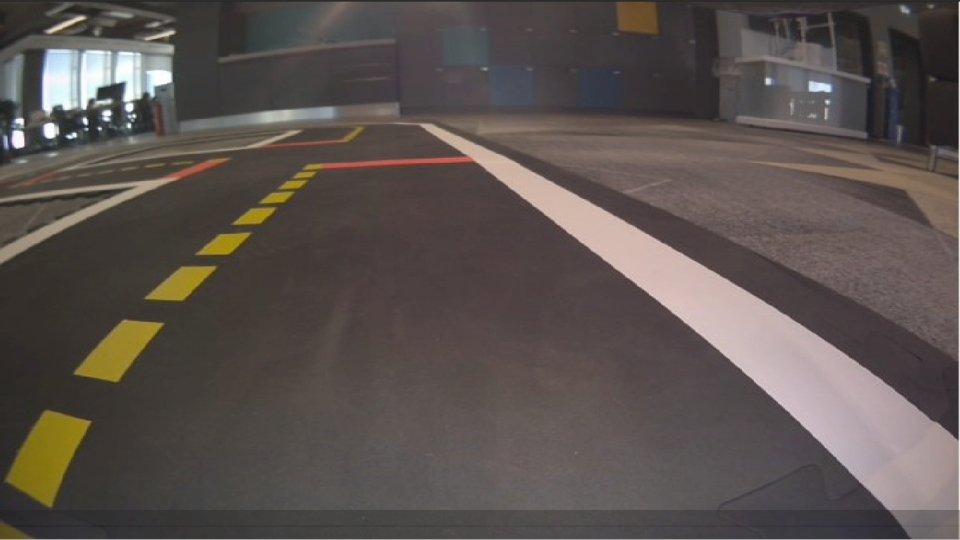
#> input picture data/poza1.jpg, 960 x 540 px, found by its file name
$ jupyter execute --allow-errors Self-driving-car.ipynb   (shell and % lines are left out)
#> lines starting #> are read from the running program, lines starting #| are printed output that depends on the picture; after the words box and inside, x2 and y2 are one past the last pixel; in counts of white or black regions, pixels touching at a corner belong together
[cell 1]
print("Hello world!")

[cell 2]
import matplotlib.pyplot as plt
import matplotlib.image as mpimg
import numpy as np
import cv2

#preiau imaginea
image = mpimg.imread('/home/andrei/Documents/Line_following_grayscale/data/poza1.jpg')
#> image is the input picture: shape (540, 960, 3); mean R, G, B 91, 82.8, 79.1
plt.imshow(image)

color_select = np.copy(image)
#Decid de la ce culoare vreau sa fac totul negru
red_threshold = 130
green_threshold = 130
blue_threshold = 130

rgb_threshold = [red_threshold,green_threshold,blue_threshold]

thresholds = (image[:,:,0] < rgb_threshold[0]) \
            | (image[:,:,1] < rgb_threshold[1]) \
            | (image[:,:,2] < rgb_threshold[2])
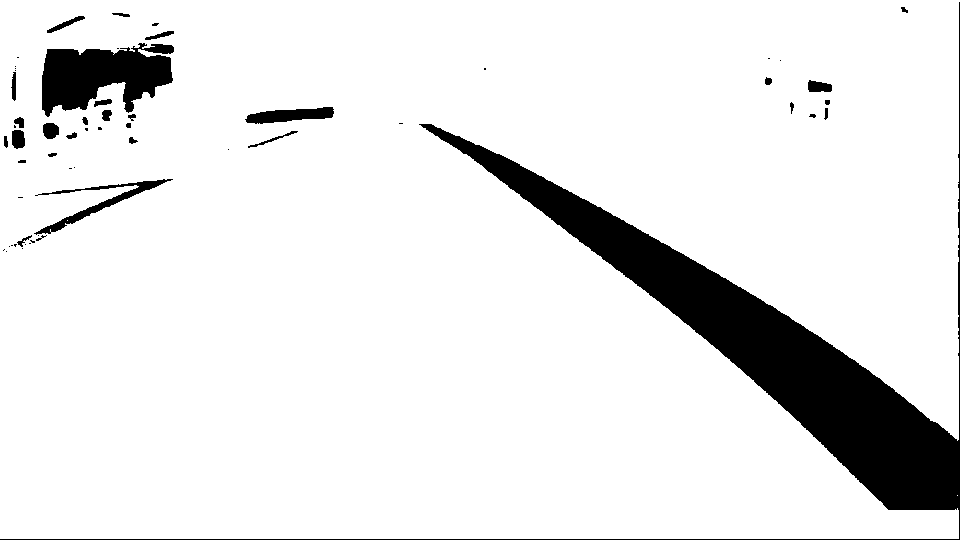
#> thresholds: shape (540, 960) bool; 90.7% white; 58 black regions (27 under 20 px), largest, box (x1, y1, x2, y2) and area: (0, 2, 960, 540) 37608, (42, 43, 174, 117) 6279, (34, 179, 173, 235) 1186
color_select[thresholds] = [0,0,0]
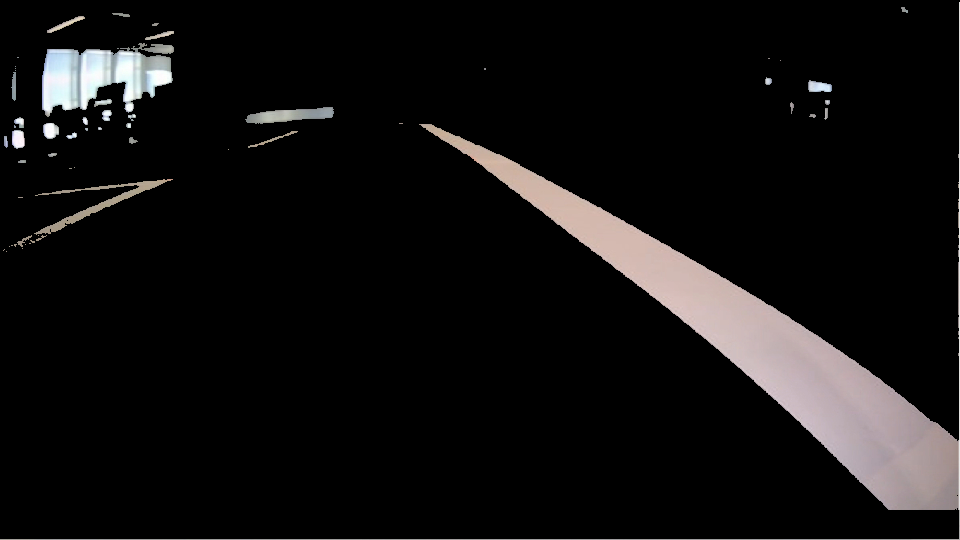
#> color_select: shape (540, 960, 3); mean R, G, B 17.8, 16.6, 16.6

[cell 3]
#Functia care afiseaza doua imagini pentru a face comparatii
def display_image(input_image,output_image):
    fig = plt.figure()
    a = fig.add_subplot(1, 2, 1)
    imgplot = plt.imshow(input_image, cmap='gray')
    a.set_title('Input image')

    a = fig.add_subplot(1, 2, 2)
    imgplot = plt.imshow(output_image, cmap='gray')
    imgplot.set_clim(0.0, 0.7)
    a.set_title('Output image')
    return a

display_image(image, color_select)
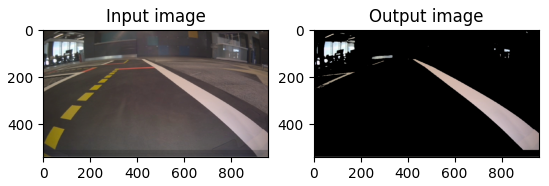
#> figure drawn by matplotlib, 2 panels

[cell 4]
#Transform imaginea din 3 canale de culoare intr-unul singur
def grayscale(img):
    return cv2.cvtColor(img, cv2.COLOR_RGB2GRAY)

gray = grayscale(color_select)
plt.imshow(gray,cmap='gray')

[cell 5]
#Gaussian blur
# [4 lines left out: function gaussian_blur, not called in this run]

kernel_size = 3
dilated_gray = cv2.dilate(gray, (kernel_size, kernel_size))
blur_gray = cv2.GaussianBlur(dilated_gray,(kernel_size, kernel_size),0)
plt.imshow(blur_gray,cmap='gray')

[cell 6]
#Aplic algoritmul de Canny Edge Detection
def canny(img, low_threshold, high_threshold):
#> called with low_threshold = 0, high_threshold = 0
    return cv2.Canny(img, low_threshold, high_threshold)
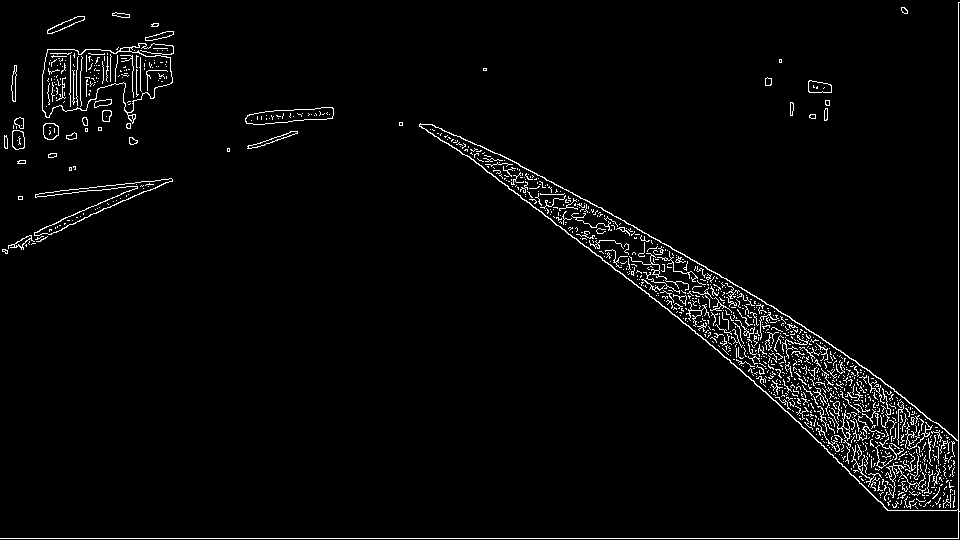
#> returned value: shape (540, 960); 2.9% white in thin lines or dots

edges = canny(blur_gray, 0, 0)
plt.imshow(edges,cmap='gray')

[cell 7]
#Marchez zona de interes al liniilor
def region_of_interest(img, vertices):
    mask = np.zeros_like(img)

    #defining a 3 channel or 1 channel color to fill the mask with depending on the input image
    if len(img.shape) > 2:
        channel_count = img.shape[2]  # i.e. 3 or 4 depending on your image
        ignore_mask_color = (255,) * channel_count
    else:
        ignore_mask_color = 255
    cv2.fillPoly(mask, vertices, ignore_mask_color)

    #returning the image only where mask pixels are nonzero
    masked_image = cv2.bitwise_and(img, mask)
    return masked_image

imshape = image.shape
#> imshape = (540, 960, 3)
h,w = imshape[:2]
#> h = 540; w = 960
print(h,w)
#| 540 960
vertex = 9*h/8
#> vertex = 607.5
wstep = w/16
#> wstep = 60
hstep = h/16
#> hstep = 33.75

tbl = (wstep,h)
#> tbl = (60, 540)
ttm = (w/2,vertex)
#> ttm = (480, 607.5)
tbr = (w-wstep,h)
#> tbr = (900, 540)

bbr = (w-3*wstep,h)
#> bbr = (780, 540)
btm = (w/2,vertex+hstep)
bbl = (3*wstep,h)
print(tbl, ttm, tbr, bbr, btm, bbl)
#| (60.0, 540) (480.0, 607.5) (900.0, 540) (780.0, 540) (480.0, 641.25) (180.0, 540)
vertices = np.array([[tbl, ttm, tbr, bbr, btm, bbl]], dtype=np.int32)
masked_edges = region_of_interest(edges, vertices)
#> in region_of_interest, `cv2.fillPoly(mask, vertices, ignore_mask_color)`: mask: shape (540, 960); every value is 0
plt.imshow(masked_edges,cmap='gray')

[cell 8]
#Transformata lui Hough
def hough_lines(img, rho, theta, threshold, min_line_len, max_line_gap):

#> called with rho = 1, theta = 0.0175, threshold = 40, min_line_len = 20, max_line_gap = 40
    lines = cv2.HoughLinesP(img, rho, theta, threshold, np.array([]), minLineLength=min_line_len,
                            maxLineGap=max_line_gap)
#> lines = None
    return lines

#distanta dintre pixeli
rho = 1
#unghiul dintre radiani
theta = np.pi/180
threshold = 40
#numarul minim de pixeli care fac o linie
min_line_length = 20
#numarul maxim de pixeli care despart o linie
max_line_gap=40

lines = hough_lines(masked_edges,rho,theta,threshold,min_line_length,max_line_gap)

[cell 9]
#Desenarea liniilor
def draw_lines(img, lines, ytop, ybot, color=[255, 0, 0], thickness=10, ls=-0.65, rs=0.65, dm=0.15):
    """
    NOTE: this is the function you might want to use as a starting point once you want to
    average/extrapolate the line segments you detect to map out the full
    extent of the lane (going from the result shown in raw-lines-example.mp4
    to that shown in P1_example.mp4).

    Think about things like separating line segments by their
    slope ((y2-y1)/(x2-x1)) to decide which segments are part of the left
    line vs. the right line.  Then, you can average the position of each of
    the lines and extrapolate to the top and bottom of the lane.

    This function draws `lines` with `color` and `thickness`.
    Lines are drawn on the image inplace (mutates the image).
    If you want to make the lines semi-transparent, think about combining
    this function with the weighted_img() function below
    """
    global frame_no
    global left_lane
    global right_lane

    # Segmenting the lines
    left_lines, right_lines = line_segment(lines, ls, rs, dm)

    # average the lines, average with prior lane, and draw
    if left_lines.size is not 0:
        if frame_no is 0:
            left_lane = avg_lines(img, left_lines, ytop, ybot)
        else:
            prior_left_lane = left_lane
            new_left_lane = avg_lines(img, left_lines, ytop, ybot)
            left_lane = np.round(np.average(np.vstack((prior_left_lane, new_left_lane)), axis=0)).astype(int)
    if right_lines.size is not 0:
        if frame_no is 0:
            right_lane = avg_lines(img, right_lines, ytop, ybot)
        else:
            prior_right_lane = right_lane
            new_right_lane = avg_lines(img, right_lines, ytop, ybot)
            right_lane = np.round(np.average(np.vstack((prior_right_lane, new_right_lane)), axis=0)).astype(int)

    # draw the lanes; if a new lane was not properly calculated, use the prior lane
    x1, y1, x2, y2 = left_lane
    cv2.line(img, (x1, y1), (x2, y2), color, thickness)
    x1, y1, x2, y2 = right_lane
    cv2.line(img, (x1, y1), (x2, y2), color, thickness)

def line_segment(lines, ls, rs, dm):

    global frame_no
    # Set slope based on the last lane
    if frame_no is not 0:
        ls = (left_lane[3] - left_lane[1])/(left_lane[2] - left_lane[0])
        rs = (right_lane[3] - right_lane[1])/(right_lane[2] - right_lane[0])
    # Calculate slopes of all lines
    # m = (y2 - y1)/(x2 - x1)
    slopes = (lines[:,:,3] - lines[:,:,1])/(lines[:,:,2] - lines[:,:,0])

    # lane selector
    left = [(slopes<ls+dm) & (slopes>ls-dm)]
    right = [(slopes<rs+dm) & (slopes>rs-dm)]

    return lines[left], lines[right]

# [17 lines left out: function avg_lines, not called in this run]

[cell 10]
frame_no = 0
left_lane = [0,0,0,0]
right_lane = [0,0,0,0]
lanes = np.zeros((h, w, 3), dtype=np.uint8)
ytop = np.round(19*h/32).astype(int)
ybot = h
#> (the rest of this cell did not finish here and is left out)

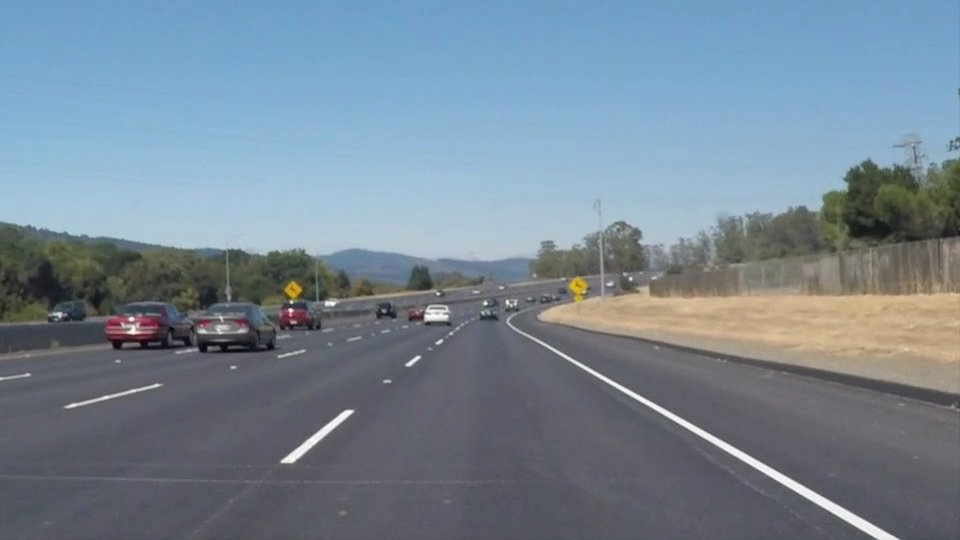
#> input picture test_images/solidWhiteCurve.jpg, 960 x 540 px, found by its file name
#> further down, image is the input picture: shape (540, 960, 3); mean R, G, B 118.5, 134.5, 148.1
#> `gray = cv2.cvtColor(image,cv2.COLOR_RGB2GRAY)`:
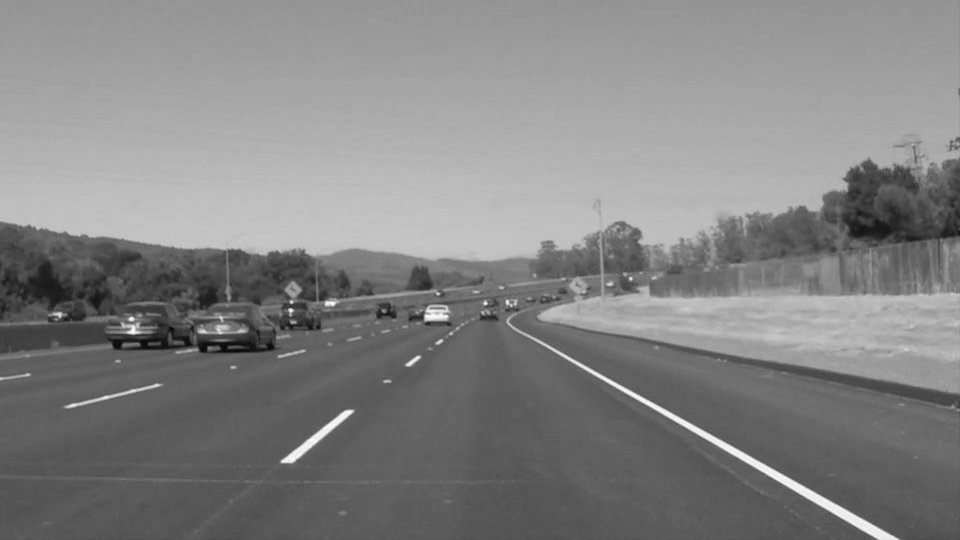
#> gray: shape (540, 960); min 5, max 255, mean 131.2
#> `edges = cv2.Canny(blur_gray, low_threshold, high_threshold)`:
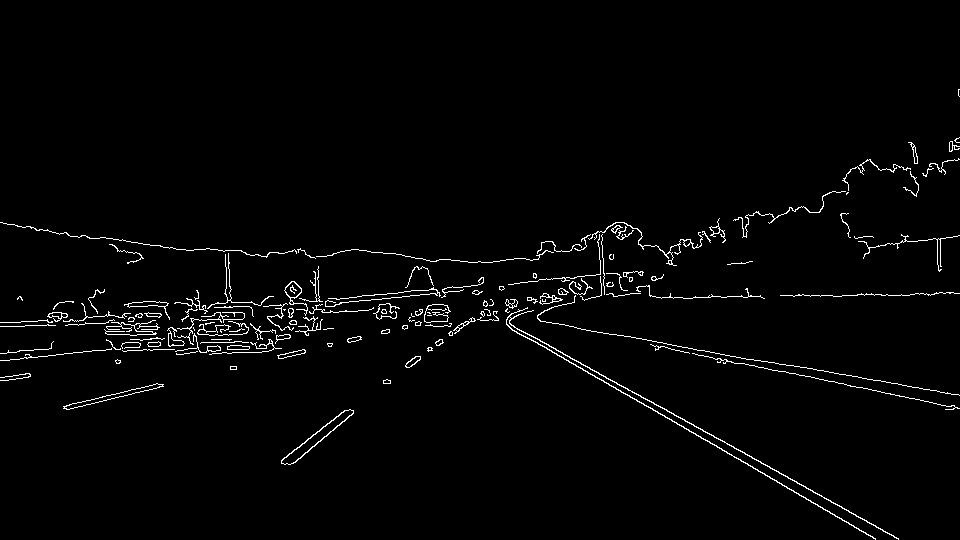
#> edges: shape (540, 960); 2% white in thin lines or dots, all inside (x1, y1, x2, y2) = (0, 89, 960, 540)

# Deseneaza liniile pe marginea imaginii
# α * img1 + β * img2 + λ
α, β, λ = 1, 1.5, 0
image_lanes = cv2.addWeighted(image, α, lanes, β, λ)

plt.figure(figsize=(16,9))
plt.imshow(image_lanes)

[cell 11]
import os
os.listdir("/home/andrei/Documents/Line_following_grayscale/test_images")

[cell 12]
import matplotlib.pyplot as plt
import matplotlib.image as mpimg
import numpy as np
import cv2
import os

# Read in and grayscale the image
img_filenames = os.listdir("/home/andrei/Documents/Line_following_grayscale/test_images/")
#> (the rest of this cell did not finish here and is left out)

#> in region_of_interest (call 2), `cv2.fillPoly(mask, vertices, ignore_mask_color)`:
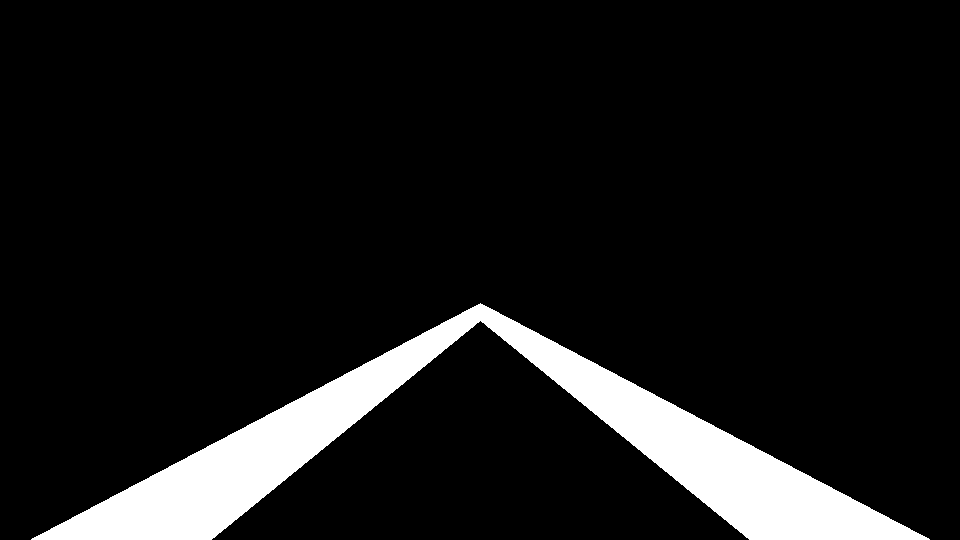
#> mask: shape (540, 960); 9.2% white; 1 white region, box (x1, y1, x2, y2) and area: (31, 303, 930, 540) 47952
#> in region_of_interest (call 2), `masked_image = cv2.bitwise_and(img, mask)`:
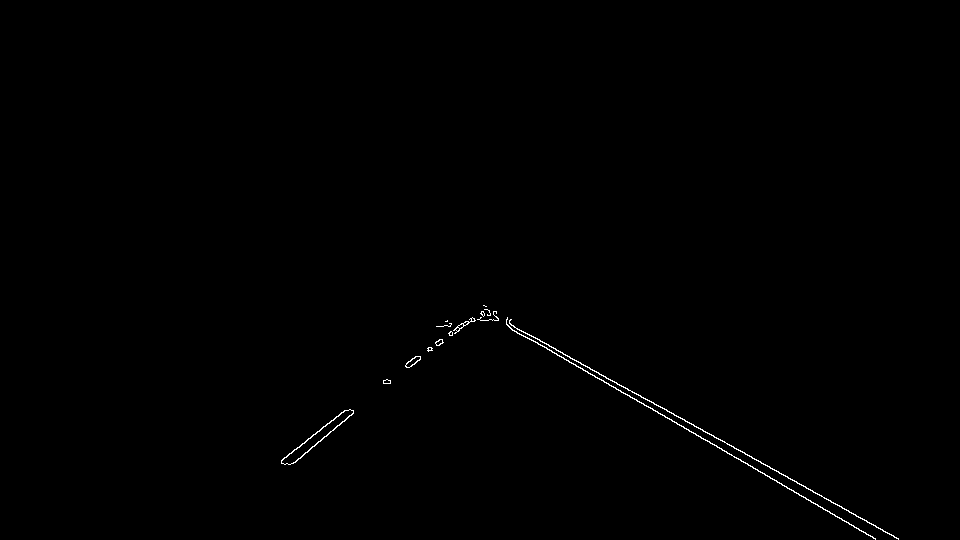
#> masked_image: shape (540, 960); 0.34% white in thin lines or dots, all inside (x1, y1, x2, y2) = (281, 305, 899, 540)


    # Defining the Hough transform parameters

    # Distance resolution in pixels of the grid
    rho = 1
    # Angular resolution in radians of the grid
    theta = np.pi/180
    # Intersections in Hough grid cell
    threshold = 40
    # Minimum number of pixels making up a line
    min_line_length = 20
    # Maximum gap in pixels between connectable line segments
    max_line_gap = 40

    lines = hough_lines(masked_edges, rho, theta, threshold, min_line_length, max_line_gap)
#> `lines = hough_lines(masked_edges, rho, theta, threshold, min_line_leng..`: lines = [[489, 312, 898, 539], [481, 311, 875, 538], [484, 309, 898, 538], [290, 464, 485, 306], [281, 460, 486, 306], [313, 434, 439, 339], [292, 463, 345, 420], [293, 450, 333, 420], [351, 410, 481, 312]]

    lanes = np.zeros((h, w, 3), dtype=np.uint8)
    ytop = np.round(19*h/32).astype(int)
    ybot = h
    draw_lines(lanes, lines, ytop, ybot)

    # Draw the lines on the edge image
    # α * img1 + β * img2 + λ
    α, β, λ = 1, 1.5, 0
    image_lanes = cv2.addWeighted(image, α, lanes, β, λ)

    dirName = 'test_images_output'
    # Create target Directory if don't exist
    if not os.path.exists(dirName):
        os.mkdir(dirName)
        print("Directory " , dirName ,  " Created ")

    plt.figure(figsize=(16,9))
    plt.imshow(image_lanes)
    plt.suptitle(img_filename, fontsize=20)
    plt.imsave('/home/andrei/Documents/Line_following_grayscale//test_images_output/'+img_filename, image_lanes)
